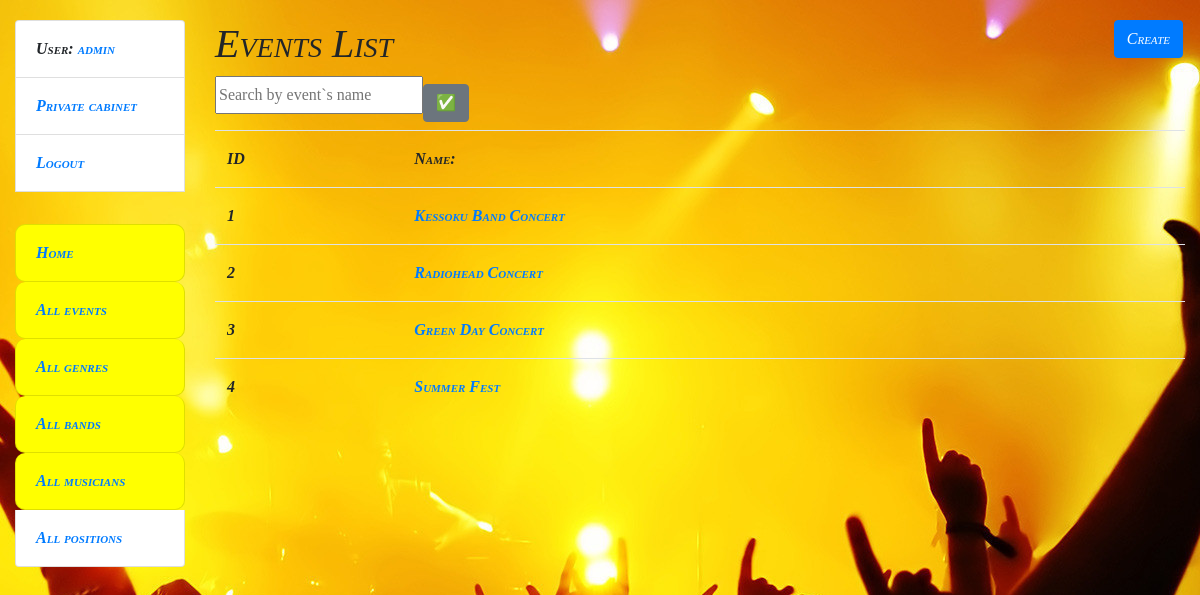
Screenshot of /events/ (signed in) with the database file from the repository.
### bar/models.py (models this page shows, shortened)
class Visitor(AbstractUser):
    class Meta:
        verbose_name = "visitor"
        verbose_name_plural = "visitors"

class Event(models.Model):
    show_time = models.DateTimeField()
    name = models.CharField(max_length=255)
    ticket_cost = models.DecimalField(decimal_places=2, max_digits=6)
    bands = models.ManyToManyField(Rockband, related_name="events")
    visitors = models.ManyToManyField(Visitor, related_name="events")

### bar/views.py (the view)
class EventListView(LoginRequiredMixin, generic.ListView):
    model = Event
    paginate_by = 5
    def get_context_data(self, *, object_list=None, **kwargs):
        context = super(EventListView, self).get_context_data(**kwargs)
        name = self.request.GET.get("name", "")
        context["search_form"] = EventSearchForm(initial={
            "name": name
        })
        return context
    def get_queryset(self):
        queryset = Event.objects.all()
        form = EventSearchForm(self.request.GET)
        if form.is_valid():
            return queryset.filter(
                name__icontains=form.cleaned_data["name"]
            )
        return queryset

### bar/forms.py
class EventSearchForm(forms.Form):
    name = forms.CharField(
        max_length=255,
        required=False,
        label="",
        widget=forms.TextInput(
            attrs={
                "placeholder": "Search by event`s name"
            }
        ),
    )

### templates/bar/event_list.html
{% extends "base.html" %}
{% block content %}
  <h1>
    Events List
    {% if user.is_superuser %}
    <a href="{% url 'bar:event-create' %}" class="btn btn-primary link-to-page">
      Create
    </a>
    {% endif %}
  </h1>
  <form action="" method="get" class="form-inline">
    {{ search_form.as_p }}
  <input type="submit" class="btn btn-secondary" value="✅">
  </form>
  {% if event_list %}
    <table class="table">
      <tr>
        <th>ID</th>
        <th>Name:</th>
      </tr>
      {% for event in event_list %}
        <tr>
          <td>
              {{ event.id }}
          </td>
          <td>
            <a href="{% url "bar:event-detail" pk=event.id %} ">
              {{ event.name }}
            </a>
          </td>
        </tr>
      {% endfor %}
    </table>
  {% else %}
      <p>There are no musicians!</p>
  {% endif %}
{% endblock %}

### templates/includes/sidebar.html
<ul class="sidebar-nav list-group">
  {% if user.is_authenticated %}
    <li class="list-group-item">User: <a href="{{ user.get_absolute_url }}">{{ user.get_username }}</a></li>
    <li class="list-group-item"><a href="{% url 'bar:visitor-detail' pk=user.id %}">Private cabinet</a></li>
    <li class="list-group-item"><a href="{% url 'logout'%}?next={{request.path}}">Logout</a></li>
  {% else %}
    <li class="list-group-item"><a href="{% url 'login'%}?next={{request.path}}">Login</a></li>
    <li class="list-group-item"><a href="{% url 'bar:visitor-create'%}">Create new visitor</a></li>
  {% endif %}
  {% if user.is_authenticated %}
  <br>
  <li class="list-group-item font-on-sidebar"><a href="{% url 'bar:index' %}">Home</a></li>
  <li class="list-group-item font-on-sidebar"><a href="{% url 'bar:event-list' %}">All events</a></li>
  <li class="list-group-item font-on-sidebar"><a href="{% url 'bar:genre-list' %}">All genres</a></li>
  <li class="list-group-item font-on-sidebar"><a href="{% url 'bar:rockband-list' %}">All bands</a></li>
  <li class="list-group-item font-on-sidebar"><a href="{% url 'bar:musician-list' %}">All musicians</a></li>
  {% if user.is_superuser %}
  <li class="list-group-item"><a href="{% url 'bar:position-list' %}">All positions</a></li>
  {% endif %}
  {% endif %}
</ul>

### static/css/styles.css (style rules this page uses)
body { margin-top: 20px; background: url("images/background_home.jpg") 50% 0 no-repeat fixed; font: italic small-caps bold 16px/2 cursive; }
.font-on-sidebar { font-style: italic; background: yellow; border-radius: 10px 10px 10px 10px; }
.link-to-page { float: right; margin: 0 2px 0 2px; }

### rows the page displays
Visitor: get_username "admin"
Event: id "1", name "Kessoku Band Concert"
Event: id "2", name "Radiohead Concert"
Event: id "3", name "Green Day Concert"
Event: id "4", name "Summer Fest"
